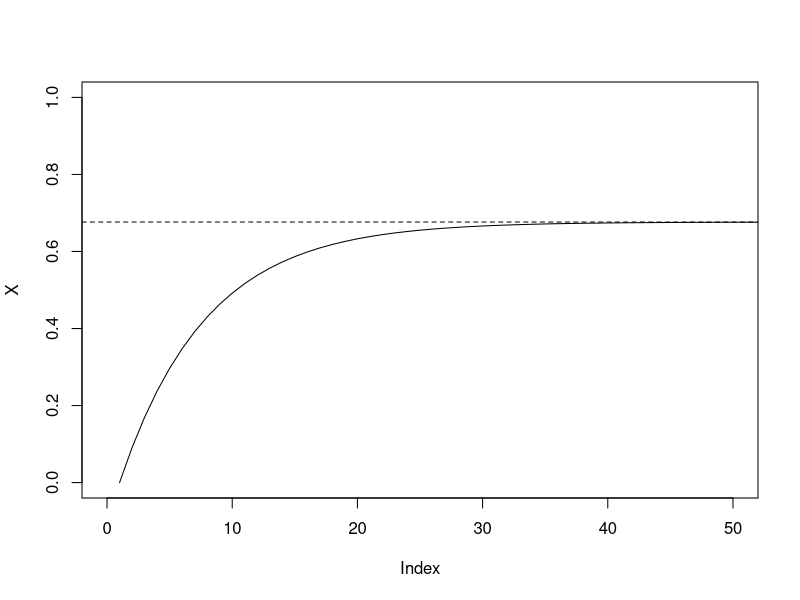
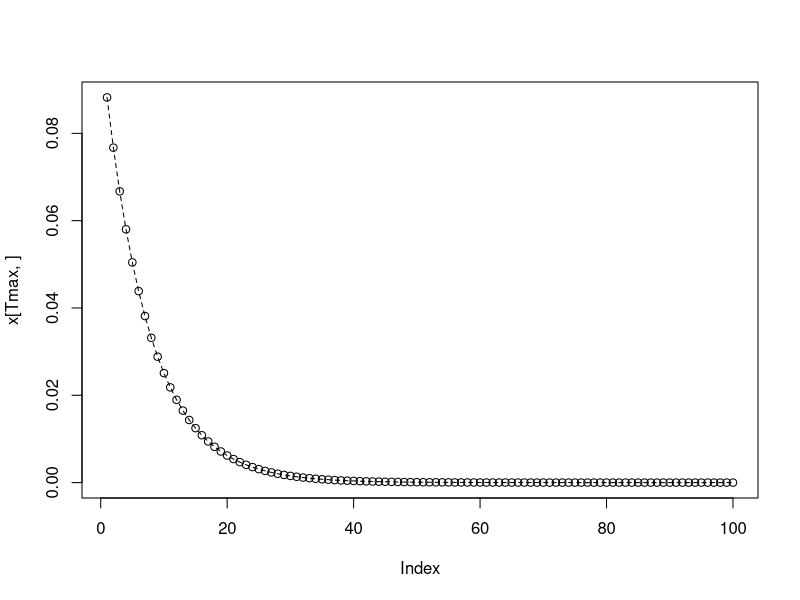
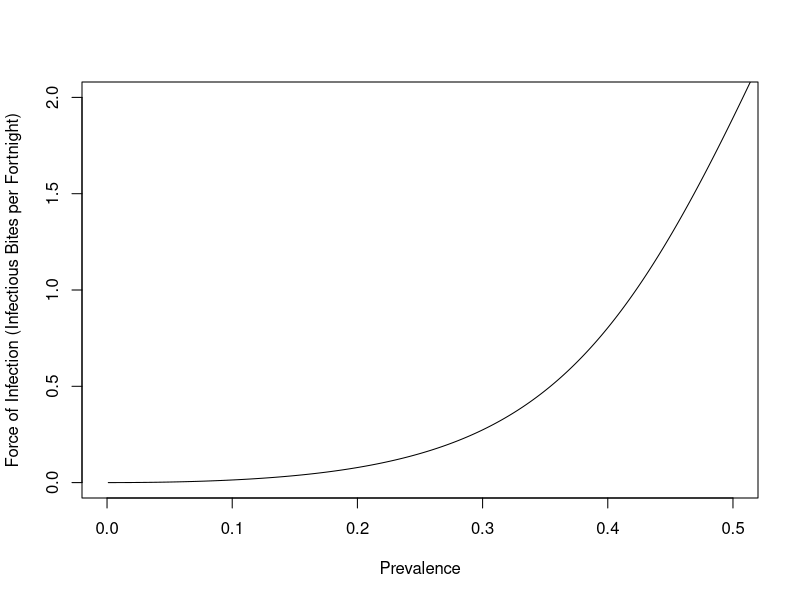
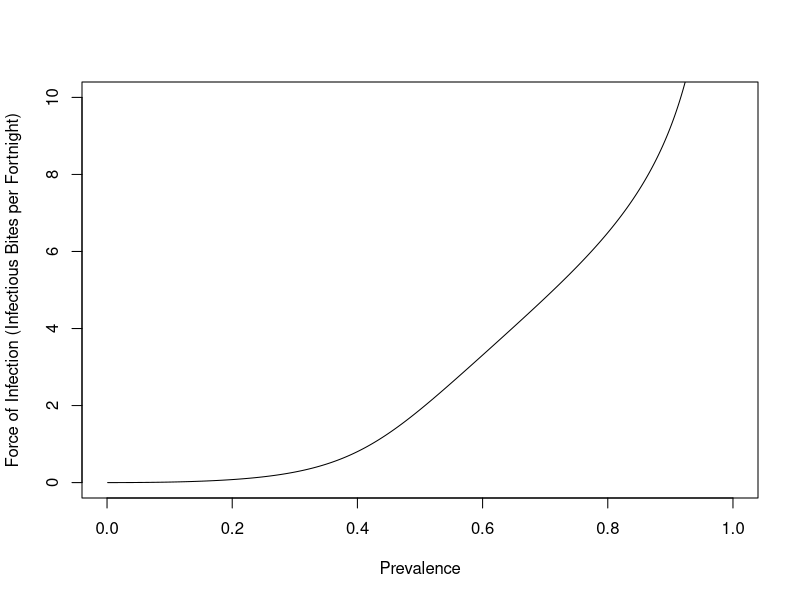

Here is the R script that generated these plots, in order: (Note: this script raises an error after producing the figures.)
################    Model Simulation + Functions   #############################
################ For Age of Infection Modification #############################
################  to Standard Ross-Macdonald Model #############################


###################################################################################
######## Base AoI Model (discrete time, no exposed class, no treatment) ###########
###################################################################################

########################## Time Series Simulation

Tmax = 500
lambda = .1
## 10 day time increments, each day has a rate of recovery of 1/200 (assumed)
r = 10/200
N = 100
x = matrix(0,nrow=Tmax,ncol=N)
for(i in 1:(Tmax-1)){
  x[i+1,1] = lambda/(1+lambda+r)*sum(x[i,]) + lambda/(1+lambda)*(1-sum(x[i,]))
  x[i+1,2:(N-1)] = 1/(1+lambda+r)*x[i,1:(N-2)]
  x[i+1,N] = 1/(1+lambda+r)*(x[i,N-1]+x[i,N])
}

# plot total prevalence
X = rowSums(x)
Xbar = lambda*(1+lambda+r)/(r*(1+lambda)+lambda*(1+lambda+r))
plot(X,xlim=c(0,50),ylim=c(0,1),type="l")
abline(h=Xbar,lty=2)

# plot AoI distribution at Tmax
plot(x[Tmax,])
Xbar0 = lambda*(lambda+r)/(r*(1+lambda)+lambda*(1+lambda+r))
p = 1/(1+lambda+r)
lines(1:N,Xbar0*p^(0:(N-1)),lty=2)

########################### Equilibrium Functions: #################################

PR2FOI_EQ_AoI = function(PR,r){
  FOI = (-(1+(1-2*PR)/PR*r) + sqrt((1+(1-2*PR)/PR*r)^2+4*PR/(1-PR)*r))/2
  return(FOI)
}

PR2AR_EQ_AoI = function(PR,r){
  lambda = PR2FOI_AoI(PR,r)
  1-exp(-lambda)
}

x = seq(0,1,.001)
plot(x,PR2FOI_EQ_AoI(x,200/365*10),type="l",xlab="Prevalence",ylab="Force of Infection (Infectious Bites per Fortnight)",ylim=c(0,2),xlim=c(0,.5))
plot(x,PR2FOI_EQ_AoI(x,200/365*10),type="l",xlab="Prevalence",ylab="Force of Infection (Infectious Bites per Fortnight)",ylim=c(0,10))
plot(x,PR2AR_EQ_AoI(x,200/365*10),type="l",xlab="Prevalence",ylab="Attack Rate (per Forntight)")
abline(v = .5, h=c(0,1),lty=2)

##################### Quasistationary Model for AoI Dist'n ##########################

## Forward Equation - needs second order terms for robustness
## currently, if lambda0 > PR, the equation blows up
FOI_FW_AoI = function(PR,r,lambda0){
  At = 1-exp(-lambda0)
  Bt = 1-exp(-(r+1))
  LHS = At/PR + (1-Bt)*(lambda0+r)/(lambda0+r+1)
  ((1+r)*LHS-r)/(1-LHS)
}

## Backward Equation

## Time Series Equations
## this calculates the first AR assuming equilibrium, then
## uses this value with PR time series in the forward equation
## to calculate a time series of AR

## PR to FOI
PR2FOI_TS_AoI = function(PRTS,r){
  lambda = rep(0,PRTS)
  x0 = PRTS[1]
  lambda[1] = PR2FOI_EQ_AoI(x0,r)
  for(i in 1:(length(PRTS)-1)){
    lambda[i+1] = FOI_FW_AoI(PRTS[i+1],r,lambda[i])
  }
  return(lambda)
}

## PR to AR
PR2AR = function(PRTS,r){
  lambda = rep(0,PRTS)
  x0 = PRTS[1]
  lambda[1] = PR2FOI_EQ_AoI(x0,r)
  for(i in 1:(length(PRTS)-1)){
    lambda[i+1] = FOI_FW_AoI(PRTS[i+1],r,lambda[i])
  }
  return(1-exp(-lambda))
}


#####################################################################################
#################### Model With Exposed Class, No Treatment #########################
#####################################################################################


Tmax = 500
lambda = .1
r = 10/200
N = 100
x = matrix(0,nrow=Tmax,ncol=N)
E = matrix(0,nrow=Tmax,ncol=N)
for(i in 1:(Tmax-1)){
  x[i+1,1] = 1/(1+lambda)*sum(E[i,])
  x[i+1,2:(N-1)] = 1/(1+lambda+r)*x[i,1:(N-2)]
  x[i+1,N] = 1/(1+lambda+r)*(x[i,N-1]+x[i,N])
  E[i+1,1] = lambda/(1+lambda)*(1-sum(x[i,])-sum(E[i,2:N]))
  E[i+1,2] = lambda/(1+lambda)*(sum(E[i,])+x[i,1])
  E[i+1,3:(N-1)] = lambda/(1+lambda+r)*x[i,2:(N-2)]
  E[i+1,N] = lambda/(1+lambda+r)*(x[i,N-1] + x[i,N])
}

plot(rowSums(x)+rowSums(E[,2:N]),type="l",xlim=c(0,50),ylim=c(0,1))

## plot AoI for both infected and exposed classes
plot(x[Tmax,])
plot(E[Tmax,])




#####################################################################################
#################### Model With Treatment, No Exposed Class #########################
#####################################################################################


Tmax = 500
lambda = .1
r = 10/200
N = 100
rho = .1
w = 1
x = matrix(0,nrow=Tmax,ncol=N)
C = rep(0,Tmax)

#### Here we assume that chemoprotection duration is geometrically distributed with
#### an expected value of w/(1+w) fortnights (usually about 2?)

for(i in 1:(Tmax-1)){
  x[i+1,1] = lambda/(1+lambda+r+rho)*sum(x[i,]) + lambda/(1+lambda)*(1-C[i]-sum(x[i,]))
  x[i+1,2:(N-1)] = 1/(1+lambda+r+rho)*x[i,1:(N-2)]
  x[i+1,N] = 1/(1+lambda+r)*(x[i,N-1]+x[i,N])
  C[i+1] = rho/(1+lambda+r+rho)*x[i,1] + w/(1+w)*C[i]
}

# plot total prevalence over time
X = rowSums(x)
plot(X,xlim=c(0,50),ylim=c(0,1),type="l")

# plot distribution of AoI at Tmax
plot(x[Tmax,])



#####################################################################################
#################### Model With Treatment and Exposed Class #########################
#####################################################################################


Tmax = 500
lambda = .1
r = 10/200
rho = 1
## number of age bins to include
N = 100
## infected classes; x[,i] is infected with age i time intervals
x = matrix(0,nrow=Tmax,ncol=N)
## exposed classes; E[,1] is exposed and uninfected, E[,i] is exposed and infected
## with infection of age i-1 time intervals
E = matrix(0,nrow=Tmax,ncol=N)
## chemoprotected class
C = rep(0,Tmax)
for(i in 1:(Tmax-1)){
  x[i+1,1] = 1/(1+lambda)*sum(E[i,])
  x[i+1,2:(N-1)] = 1/(1+lambda+r)*x[i,1:(N-2)]
  x[i+1,N] = 1/(1+lambda+r)*(x[i,N-1]+x[i,N])
  E[i+1,1] = lambda/(1+lambda)*(1-sum(x[i,])-sum(E[i,2:N])-C[i])
  E[i+1,2] = lambda/(1+lambda+rho)*(sum(E[i,2:N])+x[i,1])+lambda/(1+lambda)*E[i,1]
  E[i+1,3:(N-1)] = lambda/(1+lambda+r+rho)*x[i,2:(N-2)]
  E[i+1,N] = lambda/(1+lambda+r+rho)*(x[i,N-1] + x[i,N])
  ## here we're assuming all classes have equal likelyhood of treatment;
  ## this can be relaxed
  C[i+1] = rho/(1+lambda+rho)*sum(E[i,2:N]) + rho/(1+lambda+r+rho)*sum(x[i,]) 
}

plot(rowSums(x)+rowSums(E[,2:N]),type="l",xlim=c(0,50),ylim=c(0,1))

## plot AoI for both infected and exposed classes
plot(x[Tmax,])
plot(E[Tmax,])

##plot chemoprotected fraction
plot(C)
